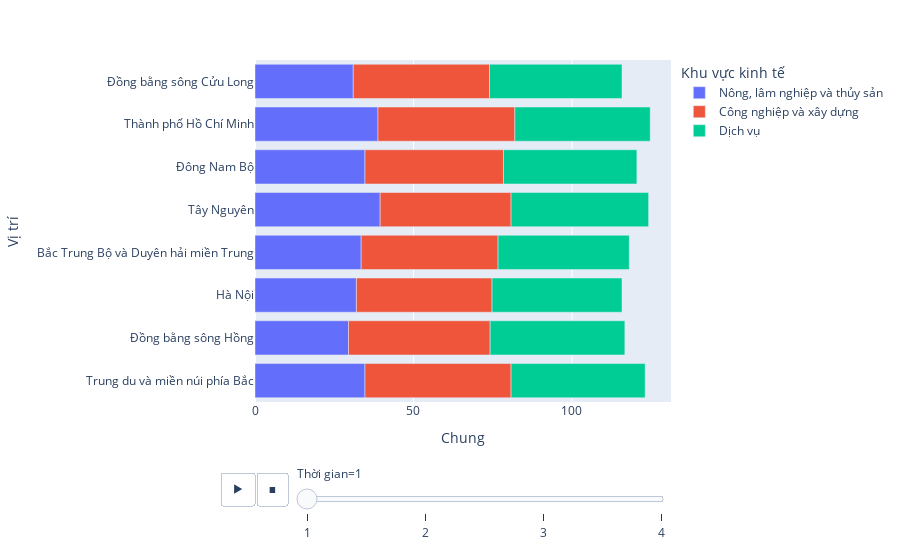

Notebook code for this chart:
### Code cell
fig = px.bar(
    df,
    x="Chung",
    y="Vị trí",
    animation_frame='Thời gian',
#     animation_group="Khu vực kinh tế"
#     text="cases",
    color="Khu vực kinh tế",
    orientation="h",
)
fig.show()

### Figure 1 — Plotly figure (JSON) as saved in the notebook; plotly's stock layout.template omitted (floating-point values rounded to 4 significant figures)
{"data": [{"alignmentgroup": "True", "hovertemplate": "Khu vực kinh tế=Nông, lâm nghiệp và thủy sản<br>Thời gian=1<br>Chung=%{x}<br>Vị trí=%{y}<extra></extra>", "legendgroup": "Nông, lâm nghiệp và thủy sản", "marker": {"color": "#636efa", "pattern": {"shape": ""}}, "name": "Nông, lâm nghiệp và thủy sản", "offsetgroup": "Nông, lâm nghiệp và thủy sản", "orientation": "h", "showlegend": true, "textposition": "auto", "type": "bar", "x": [34.7, 29.5, 32, 33.5, 39.5, 34.7, 38.8, 31], "xaxis": "x", "y": ["Trung du và miền núi phía Bắc", "Đồng bằng sông Hồng", "Hà Nội", "Bắc Trung Bộ và Duyên hải miền Trung", "Tây Nguyên", "Đông Nam Bộ", "Thành phố Hồ Chí Minh", "Đồng bằng sông Cửu Long"], "yaxis": "y"}, {"alignmentgroup": "True", "hovertemplate": "Khu vực kinh tế=Công nghiệp và xây dựng<br>Thời gian=1<br>Chung=%{x}<br>Vị trí=%{y}<extra></extra>", "legendgroup": "Công nghiệp và xây dựng", "marker": {"color": "#EF553B", "pattern": {"shape": ""}}, "name": "Công nghiệp và xây dựng", "offsetgroup": "Công nghiệp và xây dựng", "orientation": "h", "showlegend": true, "textposition": "auto", "type": "bar", "x": [46.1, 44.7, 42.8, 43.2, 41.3, 43.7, 43.2, 43], "xaxis": "x", "y": ["Trung du và miền núi phía Bắc", "Đồng bằng sông Hồng", "Hà Nội", "Bắc Trung Bộ và Duyên hải miền Trung", "Tây Nguyên", "Đông Nam Bộ", "Thành phố Hồ Chí Minh", "Đồng bằng sông Cửu Long"], "yaxis": "y"}, {"alignmentgroup": "True", "hovertemplate": "Khu vực kinh tế=Dịch vụ<br>Thời gian=1<br>Chung=%{x}<br>Vị trí=%{y}<extra></extra>", "legendgroup": "Dịch vụ", "marker": {"color": "#00cc96", "pattern": {"shape": ""}}, "name": "Dịch vụ", "offsetgroup": "Dịch vụ", "orientation": "h", "showlegend": true, "textposition": "auto", "type": "bar", "x": [42.3, 42.5, 41, 41.4, 43.4, 42.1, 42.7, 41.8], "xaxis": "x", "y": ["Trung du và miền núi phía Bắc", "Đồng bằng sông Hồng", "Hà Nội", "Bắc Trung Bộ và Duyên hải miền Trung", "Tây Nguyên", "Đông Nam Bộ", "Thành phố Hồ Chí Minh", "Đồng bằng sông Cửu Long"], "yaxis": "y"}], "layout": {"barmode": "relative", "legend": {"title": {"text": "Khu vực kinh tế"}, "tracegroupgap": 0}, "margin": {"t": 60}, "sliders": [{"active": 0, "currentvalue": {"prefix": "Thời gian="}, "len": 0.9, "pad": {"b": 10, "t": 60}, "steps": [{"args": [["1"], {"frame": {"duration": 0, "redraw": true}, "fromcurrent": true, "mode": "immediate", "transition": {"duration": 0, "easing": "linear"}}], "label": "1", "method": "animate"}, {"args": [["2"], {"frame": {"duration": 0, "redraw": true}, "fromcurrent": true, "mode": "immediate", "transition": {"duration": 0, "easing": "linear"}}], "label": "2", "method": "animate"}, {"args": [["3"], {"frame": {"duration": 0, "redraw": true}, "fromcurrent": true, "mode": "immediate", "transition": {"duration": 0, "easing": "linear"}}], "label": "3", "method": "animate"}, {"args": [["4"], {"frame": {"duration": 0, "redraw": true}, "fromcurrent": true, "mode": "immediate", "transition": {"duration": 0, "easing": "linear"}}], "label": "4", "method": "animate"}], "x": 0.1, "xanchor": "left", "y": 0, "yanchor": "top"}], "updatemenus": [{"buttons": [{"args": [null, {"frame": {"duration": 500, "redraw": true}, "fromcurrent": true, "mode": "immediate", "transition": {"duration": 500, "easing": "linear"}}], "label": "&#9654;", "method": "animate"}, {"args": [[null], {"frame": {"duration": 0, "redraw": true}, "fromcurrent": true, "mode": "immediate", "transition": {"duration": 0, "easing": "linear"}}], "label": "&#9724;", "method": "animate"}], "direction": "left", "pad": {"r": 10, "t": 70}, "showactive": false, "type": "buttons", "x": 0.1, "xanchor": "right", "y": 0, "yanchor": "top"}], "xaxis": {"anchor": "y", "domain": [0, 1], "title": {"text": "Chung"}}, "yaxis": {"anchor": "x", "domain": [0, 1], "title": {"text": "Vị trí"}}}}
